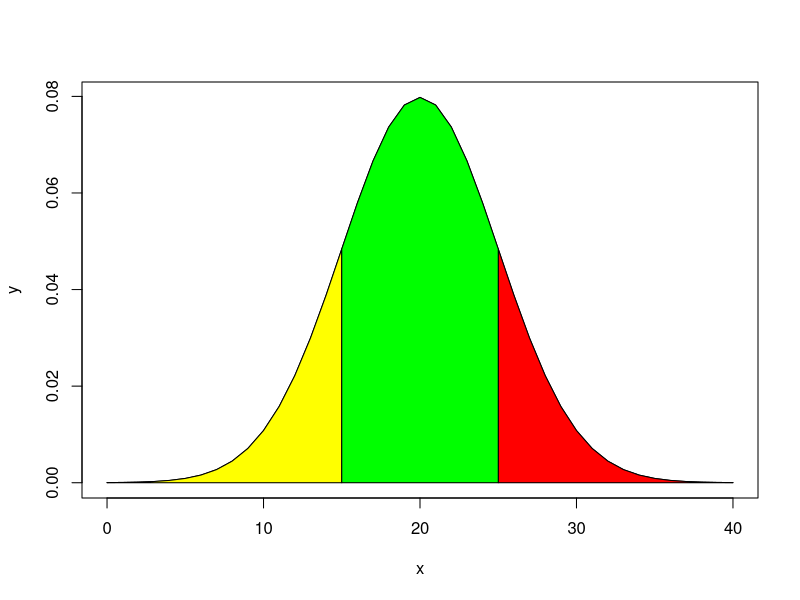

The R script that drew this image:
x=seq(0,40) 

y=dnorm(x, mean=20, sd=5) 

x2=seq(0,15) 

y2=dnorm(x2, mean=20, sd=5) 

plot(x, y, type='l') 

polygon(c(0, x2, 15), c(0, y2, 0), col = 'yellow') 

x1=seq(25, 40) 

y1=dnorm(x1, mean=20, sd=5) 

polygon(c(25, x1, 40), c(0, y1, 0), col = 'red') 

x3=seq(15,25) 

y3=dnorm(x3, mean=20, sd=5) 

polygon(c(15, x3, 25), c(0, y3, 0), col = 'green') 